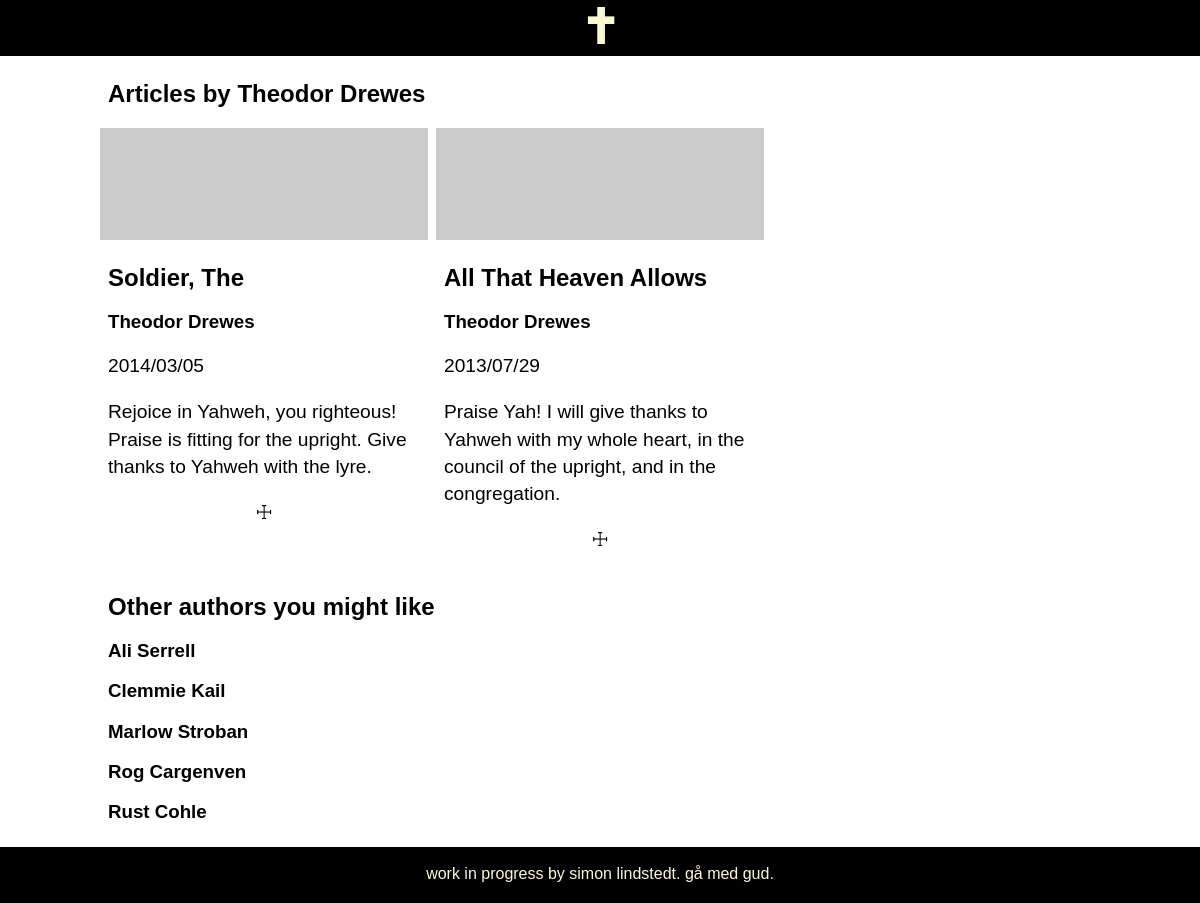
The page /author.php?author_id=2 on the database its author committed.
### tables this page shows
CREATE TABLE users (
	ID INTEGER PRIMARY KEY AUTOINCREMENT,
	name VARCHAR
);

CREATE TABLE posts (
	ID INTEGER PRIMARY KEY AUTOINCREMENT,
	title VARCHAR,
	author_id INTEGER,
	publication_date DATE,
	likes INT,
	content TEXT, content_descr TEXT,
	FOREIGN KEY(author_id) REFERENCES users(ID)
);

### functions.php (called while the page is built, shortened)
<?php
function getAuthorName(array $authors, int $authorId): string
{
  foreach ($authors as $author) {
    if ((int)$author['ID'] === $authorId) {
      return $author['name'];
    }
  }
}
function generateURL(string $pageName, string $key, array $content): string
{
  return $pageName . '.php?' . $key . '=' . $content[$key];
}

### author.php (the view)
<?php
require __DIR__ . '/database.php';
require __DIR__ . '/functions.php';
if (isset($_GET['author_id'])) {
  $authorId = $_GET['author_id'];
  $stmnt = $pdo->query("SELECT * FROM users WHERE ID = $authorId");
  $author = $stmnt->fetchAll(PDO::FETCH_ASSOC);
  $name = $author[0]['name'];
  $stmnt = $pdo->query("SELECT * FROM posts WHERE author_id = $authorId ORDER BY publication_date DESC");
  $articles = $stmnt->fetchAll(PDO::FETCH_ASSOC);
  $stmnt = $pdo->query("SELECT ID as author_id, name FROM users WHERE ID IS NOT $authorId ORDER BY name");
  $otherAuthors = $stmnt->fetchAll(PDO::FETCH_ASSOC);
}
require __DIR__ . '/header.php';
?>
<main>
  <h2 class="page-title">Articles by <?= $name ?></h2>
  <section class="grid">
    <?php foreach ($articles as $article) : ?>
      <div class="grid-item">
        <a href="<?= generateURL('article', 'ID', $article) ?>">
          <img src=" https://picsum.photos/id/<?= $article['author_id'] ?>/1000" alt="currently a temporary picture of a laptop, probably" />
        </a>
        <div class="text">
          <a href="<?= generateURL('article', 'ID', $article) ?>">
            <h2><?= $article['title'] ?></h2>
          </a>
          <a href="<?= generateURL('author', 'author_id', $article) ?>">
            <h3><?= getAuthorName($author, (int)$article['author_id']) ?></h3>
          </a>
          <p><?= $article['publication_date'] ?></p>
          <p><?= $article['content_descr'] ?></p>
          <p class="end-icon">☩</p>
        </div>
      </div>
    <?php endforeach ?>
  </section>
  <section class="authors">
    <h2>Other authors you might like</h2>
    <?php foreach ($otherAuthors as $author) : ?>
      <a href="<?= generateURL('author', 'author_id', $author) ?>">
        <h3><?= $author['name'] ?></h3>
      </a>
    <?php endforeach ?>
  </section>
</main>
<?php require __DIR__ . '/footer.php'; ?>

### main.css (style rules this page uses)
:root { --bg: #ffffff; --font-color: #000000; }
* { box-sizing: border-box; }
body { margin: 0; font-family: Helvetica, sans-serif; background-color: var(--bg); }
a:link, a:visited { color: var(--font-color); text-decoration: none; }
.page-title { padding: 0px 8px; text-align: center; }
.text { padding: 0px 8px; }
article, .grid-item p { font-size: 1.2rem; line-height: 1.7rem; }
.end-icon { text-align: center; }
.grid { display: grid; grid-template-columns: 1fr; }
.grid-item img { width: 100%; height: 112px; object-fit: cover; }
.authors { padding: 0px 8px; }
.authors h3 { padding: 0px; }
@media screen and (min-width: 700px) { main { max-width: 1000px; margin: 0px auto; } }
@media screen and (min-width: 700px) { .page-title { text-align: left; } }
@media screen and (min-width: 700px) { .grid { grid-template-columns: repeat(auto-fill, minmax(300px, 1fr)); grid-gap: 8px; } }

### rows shown on the page
users: name "Theodor Drewes"
posts: title "Soldier, The", author.name "Theodor Drewes", publication_date "2014/03/05", content_descr "Rejoice in Yahweh, you righteous! Praise is fitting for the upright. Give thanks to Yahweh with the lyre."
posts: title "All That Heaven Allows", author.name "Theodor Drewes", publication_date "2013/07/29", content_descr "Praise Yah! I will give thanks to Yahweh with my whole heart, in the council of the upright, and in the congregation."
users: name "Ali Serrell"
users: name "Clemmie Kail"
users: name "Marlow Stroban"
users: name "Rog Cargenven"
users: name "Rust Cohle"
